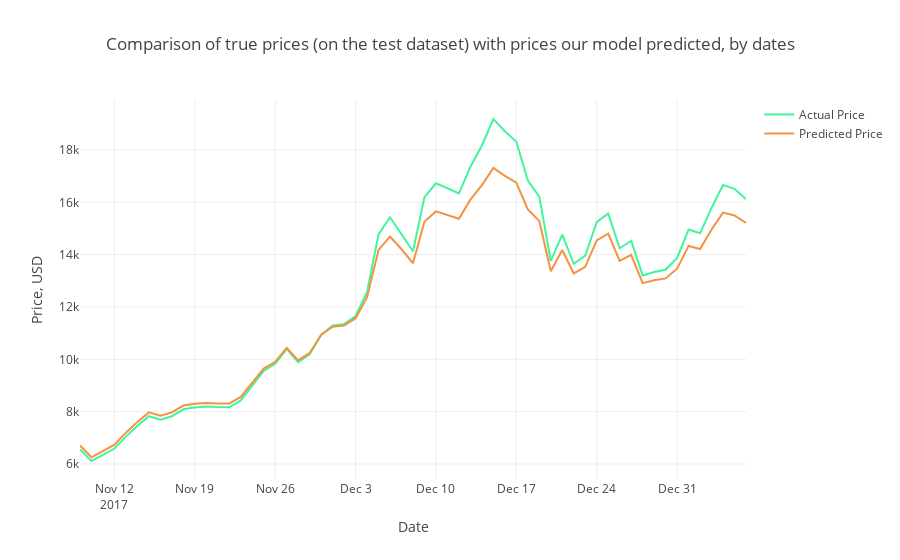

Here is the notebook cell this chart was saved with:
### Markdown cell above
Below we extract the convenient format of dates and plot the same chart as above, but with these dates on the X-axis.

### Code cell
Test_Dates = Daily_Price[len(Daily_Price)-days_from_train:].index

trace1 = go.Scatter(x=Test_Dates, y=Y_test2_inverse, name= 'Actual Price', 
                   line = dict(color = ('rgb(66, 244, 155)'),width = 2))
trace2 = go.Scatter(x=Test_Dates, y=prediction2_inverse, name= 'Predicted Price',
                   line = dict(color = ('rgb(244, 146, 65)'),width = 2))
data = [trace1, trace2]
layout = dict(title = 'Comparison of true prices (on the test dataset) with prices our model predicted, by dates',
             xaxis = dict(title = 'Date'), yaxis = dict(title = 'Price, USD'))
fig = dict(data=data, layout=layout)
py.iplot(fig, filename='results_demonstrating1')
